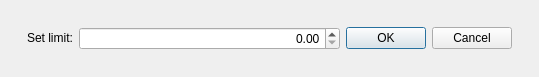
<?xml version="1.0" encoding="UTF-8"?>
<ui version="4.0">
 <class>LimitDialog</class>
 <widget class="QDialog" name="LimitDialog">
  <property name="geometry">
   <rect>
    <x>0</x>
    <y>0</y>
    <width>539</width>
    <height>76</height>
   </rect>
  </property>
  <property name="windowTitle">
   <string>Dialog</string>
  </property>
  <property name="modal">
   <bool>true</bool>
  </property>
  <layout class="QVBoxLayout" name="verticalLayout">
   <item>
    <layout class="QHBoxLayout" name="horizontalLayout">
     <property name="sizeConstraint">
      <enum>QLayout::SizeConstraint::SetDefaultConstraint</enum>
     </property>
     <property name="leftMargin">
      <number>16</number>
     </property>
     <property name="topMargin">
      <number>16</number>
     </property>
     <property name="rightMargin">
      <number>16</number>
     </property>
     <property name="bottomMargin">
      <number>16</number>
     </property>
     <item>
      <widget class="QLabel" name="label">
       <property name="sizePolicy">
        <sizepolicy hsizetype="Fixed" vsizetype="Fixed">
         <horstretch>0</horstretch>
         <verstretch>0</verstretch>
        </sizepolicy>
       </property>
       <property name="text">
        <string>Set limit:</string>
       </property>
      </widget>
     </item>
     <item>
      <widget class="QDoubleSpinBox" name="doubleSpinBox">
       <property name="sizePolicy">
        <sizepolicy hsizetype="MinimumExpanding" vsizetype="Fixed">
         <horstretch>0</horstretch>
         <verstretch>0</verstretch>
        </sizepolicy>
       </property>
       <property name="alignment">
        <set>Qt::AlignmentFlag::AlignRight|Qt::AlignmentFlag::AlignTrailing|Qt::AlignmentFlag::AlignVCenter</set>
       </property>
       <property name="singleStep">
        <double>0.010000000000000</double>
       </property>
      </widget>
     </item>
     <item>
      <widget class="QDialogButtonBox" name="buttonBox">
       <property name="sizePolicy">
        <sizepolicy hsizetype="Fixed" vsizetype="Fixed">
         <horstretch>0</horstretch>
         <verstretch>0</verstretch>
        </sizepolicy>
       </property>
       <property name="orientation">
        <enum>Qt::Orientation::Horizontal</enum>
       </property>
       <property name="standardButtons">
        <set>QDialogButtonBox::StandardButton::Cancel|QDialogButtonBox::StandardButton::Ok</set>
       </property>
      </widget>
     </item>
    </layout>
   </item>
  </layout>
 </widget>
 <resources/>
 <connections>
  <connection>
   <sender>buttonBox</sender>
   <signal>accepted()</signal>
   <receiver>LimitDialog</receiver>
   <slot>accept()</slot>
   <hints>
    <hint type="sourcelabel">
     <x>248</x>
     <y>254</y>
    </hint>
    <hint type="destinationlabel">
     <x>157</x>
     <y>274</y>
    </hint>
   </hints>
  </connection>
  <connection>
   <sender>buttonBox</sender>
   <signal>rejected()</signal>
   <receiver>LimitDialog</receiver>
   <slot>reject()</slot>
   <hints>
    <hint type="sourcelabel">
     <x>316</x>
     <y>260</y>
    </hint>
    <hint type="destinationlabel">
     <x>286</x>
     <y>274</y>
    </hint>
   </hints>
  </connection>
 </connections>
</ui>
